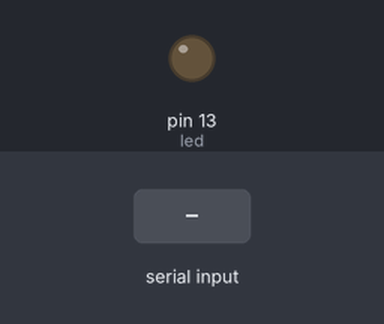
Bench run of a sketch on a simulated Arduino Uno, built with avr-gcc and run on an emulated ATmega328P. Parts: output pins drawn as LEDs (lit = HIGH). The test bench sets the inputs (shaded band).

Above: at 1.2 s.
1.3 s: "1" received over Serial
At 2.3 s:
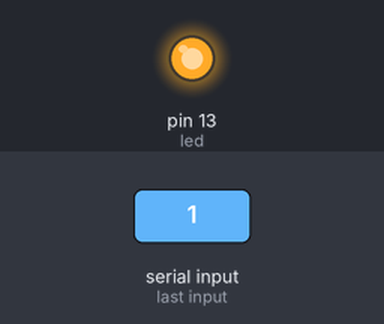
2.8 s: "0" received over Serial
At 3.4 s:
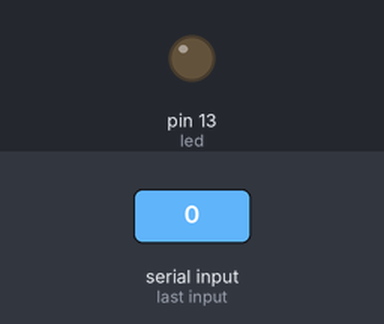
4.3 s: "2" received over Serial
At 4.6 s:
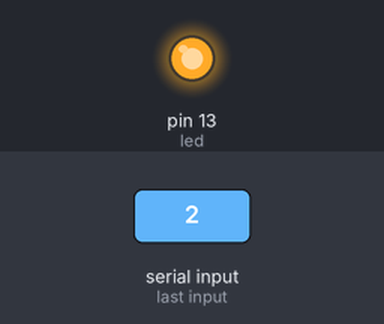
Timing chart, 0 to 11.8 s (numbered marks = the images above; inputs shaded):
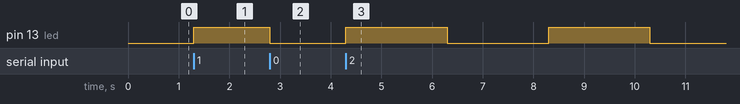

Measured:
- after the input at 1.3 s, pin 13 (led): LOW → HIGH at once
- after the input at 2.8 s, pin 13 (led): HIGH → LOW at once
- after the input at 4.3 s, pin 13 (led): alternates HIGH for 2.0 s and LOW for 2.0 s, starting at once

The sketch:

sketch_jun9a.ino
```cpp
int led = 13;
char veri;

void setup() {
  // Seri iletişimi 9600 baud hızında başlatıyoruz.
  Serial.begin(9600);
  pinMode(led, OUTPUT);
}
void loop() {
  // Seri portta okunabilir veri olup olmadığını kontrol ediyoruz.
  if (Serial.available() > 0) {
    // Seri porttan gelen veriyi okuyoruz.
    veri = Serial.read();
    // Gelen veri '1' ise LED'i yakıyoruz.
    if (veri == '1') {
      digitalWrite(led, HIGH);
    }
    // Gelen veri '0' ise LED'i söndürüyoruz.
    else if (veri == '0') {
      digitalWrite(led, LOW);
    }
    // Gelen veri '2' ise LED'i belirli bir süre yanıp söndürme işlemi yapıyoruz.
    else if (veri == '2') {
      // LED'i yakıyoruz.
      digitalWrite(led, HIGH);
      // 2 saniye bekliyoruz.
      delay(2000);
      // LED'i söndürüyoruz.
      digitalWrite(led, LOW);
      // 2 saniye bekliyoruz.
      delay(2000);
      // LED'i tekrar yakıyoruz.
      digitalWrite(led, HIGH);
      // 2 saniye bekliyoruz.
      delay(2000);
      // LED'i tekrar söndürüyoruz.
      digitalWrite(led, LOW);
    }
  }
}
```
